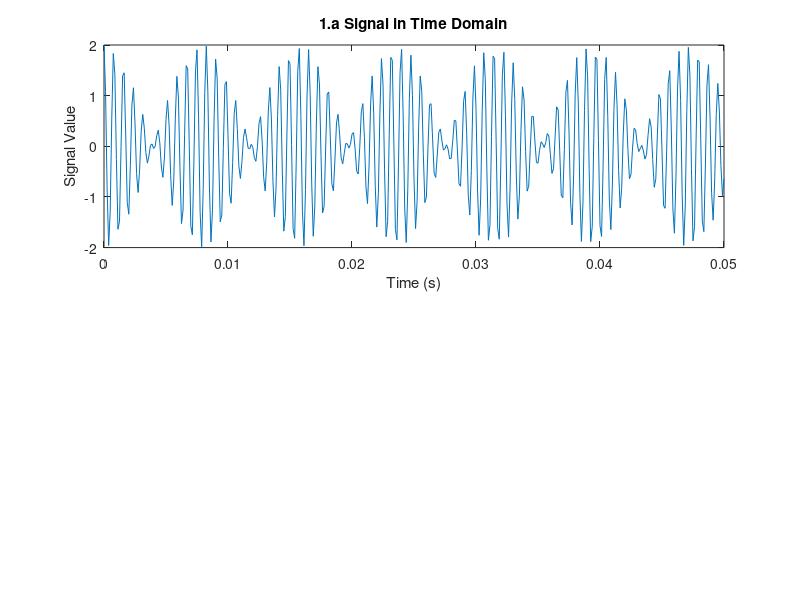

MATLAB code to generate this figure: (Note: this script raises an error after producing the figure.)
% Lab 06 - Problem 1
% EE384
% Christopher Bero

% References:
% ftp://ftp.eri.ucsb.edu/pub/org/lakemix/matlibrary~/users/emery/general/other_peoples/signal/sigdemos/html/dfiltdemo.html
% http://www.gaussianwaves.com/2014/07/how-to-plot-fft-using-matlab-fft-of-basic-signals-sine-and-cosine-waves/

% Setup
sfs=8000;
t=0:(1/sfs):0.050; % 50ms
f1=1209;
f2=1336;
y1=cos(2*pi*t*f1)+cos(2*pi*t*f2);

% P1.a
% Plot the signal (y1) in both time and freq domains
fig1=figure();
subplot(2,1,1);
plot(t,y1);
title('1.a Signal in Time Domain');
xlabel('Time (s)');
ylabel('Signal Value');

[y1f_vals,y1f_sig]=freqSpec_1s(y1,sfs);

subplot(2,1,2);
plot(y1f_vals,abs(y1f_sig)); % abs() will return magnitude of complex num
title('1.a Signal in Frequency Domain');
xlabel('Frequency (Hz)');
ylabel('Magnitude');

% P1.b
fig2=figure();
highpass=p1_lowpass;
y2=filter(highpass,y1);
subplot(2,1,1);
plot(t,y2);
title('1.b Lowpass Filtered Signal');
xlabel('Time (s)');
ylabel('Signal Value');

[y2f_vals,y2f_sig]=freqSpec_1s(y2,sfs);

subplot(2,1,2);
plot(y2f_vals,abs(y2f_sig));
title('1.b Lowpass Filtered Signal in Frequency Domain');
xlabel('Frequency (Hz)');
ylabel('Magnitude');


% P1.c
fig3=figure();
highpass=p1_highpass;
y3=filter(highpass,y1);
subplot(2,1,1);
plot(t,y3);
title('1.c Highpass Filtered Signal');
xlabel('Time (s)');
ylabel('Signal Value');

[y3f_vals,y3f_sig]=freqSpec_1s(y3,sfs);

subplot(2,1,2);
plot(y3f_vals,abs(y3f_sig));
title('1.c Highpass Filtered Signal in Frequency Domain');
xlabel('Frequency (Hz)');
ylabel('Magnitude');


% P1.d
fig4=figure();
bandpass=p1_bandpass;
y4=filter(highpass,y1);
subplot(2,1,1);
plot(t,y4);
title('1.d Bandpass Filtered Signal');
xlabel('Time (s)');
ylabel('Signal Value');

[y4f_vals,y4f_sig]=freqSpec_1s(y4,sfs);

subplot(2,1,2);
plot(y4f_vals,abs(y4f_sig));
title('1.d Bandpass Filtered Signal in Frequency Domain');
xlabel('Frequency (Hz)');
ylabel('Magnitude');
